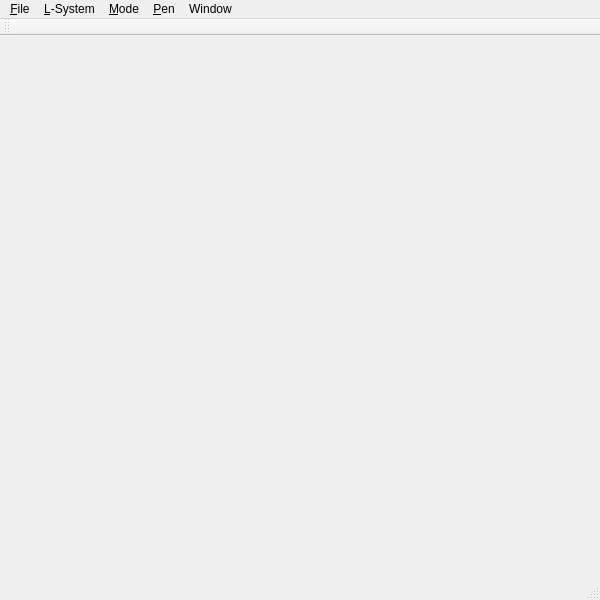
<?xml version="1.0" encoding="UTF-8"?>
<ui version="4.0">
 <class>MainWindowClass</class>
 <widget class="QMainWindow" name="MainWindowClass">
  <property name="geometry">
   <rect>
    <x>0</x>
    <y>0</y>
    <width>600</width>
    <height>600</height>
   </rect>
  </property>
  <property name="windowTitle">
   <string>Sketch Application</string>
  </property>
  <widget class="QWidget" name="centralWidget"/>
  <widget class="QMenuBar" name="menuBar">
   <property name="geometry">
    <rect>
     <x>0</x>
     <y>0</y>
     <width>600</width>
     <height>21</height>
    </rect>
   </property>
   <widget class="QMenu" name="menuFile">
    <property name="title">
     <string>&amp;File</string>
    </property>
    <addaction name="actionNewSketch"/>
    <addaction name="actionLoadSketch"/>
    <addaction name="actionSaveSketch"/>
    <addaction name="separator"/>
    <addaction name="actionSaveImage"/>
    <addaction name="separator"/>
    <addaction name="actionLoadCamera"/>
    <addaction name="actionSaveCamera"/>
    <addaction name="actionResetCamera"/>
    <addaction name="separator"/>
    <addaction name="actionExit"/>
   </widget>
   <widget class="QMenu" name="menuL_System">
    <property name="title">
     <string>&amp;L-System</string>
    </property>
    <addaction name="actionRandomGeneration"/>
    <addaction name="actionGreedyInverse"/>
   </widget>
   <widget class="QMenu" name="menuMode">
    <property name="title">
     <string>&amp;Mode</string>
    </property>
    <addaction name="actionModeSketch"/>
    <addaction name="actionMode3DView"/>
   </widget>
   <widget class="QMenu" name="menuPen">
    <property name="title">
     <string>&amp;Pen</string>
    </property>
    <widget class="QMenu" name="menuColor">
     <property name="title">
      <string>&amp;Color</string>
     </property>
     <addaction name="actionPenColorBranch"/>
     <addaction name="actionPenColorLeaf"/>
    </widget>
    <widget class="QMenu" name="menuWidth">
     <property name="title">
      <string>&amp;Width</string>
     </property>
     <addaction name="actionPenWidth20"/>
     <addaction name="actionPenWidth10"/>
     <addaction name="actionPenWidth5"/>
    </widget>
    <addaction name="menuColor"/>
    <addaction name="menuWidth"/>
   </widget>
   <widget class="QMenu" name="menuWindow">
    <property name="title">
     <string>Window</string>
    </property>
    <addaction name="actionOptions"/>
   </widget>
   <addaction name="menuFile"/>
   <addaction name="menuL_System"/>
   <addaction name="menuMode"/>
   <addaction name="menuPen"/>
   <addaction name="menuWindow"/>
  </widget>
  <widget class="QToolBar" name="mainToolBar">
   <attribute name="toolBarArea">
    <enum>TopToolBarArea</enum>
   </attribute>
   <attribute name="toolBarBreak">
    <bool>false</bool>
   </attribute>
  </widget>
  <widget class="QStatusBar" name="statusBar"/>
  <action name="actionExit">
   <property name="text">
    <string>&amp;Exit</string>
   </property>
   <property name="shortcut">
    <string>Ctrl+Q</string>
   </property>
  </action>
  <action name="actionGreedyInverse">
   <property name="text">
    <string>&amp;Greedy Inverse</string>
   </property>
   <property name="shortcut">
    <string>Ctrl+I</string>
   </property>
  </action>
  <action name="actionSaveImage">
   <property name="text">
    <string>Save Image</string>
   </property>
  </action>
  <action name="actionModeSketch">
   <property name="checkable">
    <bool>true</bool>
   </property>
   <property name="checked">
    <bool>true</bool>
   </property>
   <property name="text">
    <string>Sketch</string>
   </property>
  </action>
  <action name="actionMode3DView">
   <property name="checkable">
    <bool>true</bool>
   </property>
   <property name="text">
    <string>3D View</string>
   </property>
  </action>
  <action name="actionRandomGeneration_2">
   <property name="text">
    <string>Random Generation</string>
   </property>
  </action>
  <action name="actionRandomGeneration">
   <property name="text">
    <string>&amp;Random Generation</string>
   </property>
   <property name="shortcut">
    <string>Ctrl+R</string>
   </property>
  </action>
  <action name="actionLoadSketch">
   <property name="text">
    <string>&amp;Load Sketch</string>
   </property>
   <property name="shortcut">
    <string>Ctrl+O</string>
   </property>
  </action>
  <action name="actionSaveSketch">
   <property name="text">
    <string>&amp;Save Sketch</string>
   </property>
   <property name="shortcut">
    <string>Ctrl+S</string>
   </property>
  </action>
  <action name="actionNewSketch">
   <property name="text">
    <string>&amp;New Sketch</string>
   </property>
   <property name="shortcut">
    <string>Ctrl+N</string>
   </property>
  </action>
  <action name="actionPenColorBranch">
   <property name="checkable">
    <bool>true</bool>
   </property>
   <property name="text">
    <string>Branch</string>
   </property>
  </action>
  <action name="actionPenColorLeaf">
   <property name="checkable">
    <bool>true</bool>
   </property>
   <property name="text">
    <string>Leaf</string>
   </property>
  </action>
  <action name="actionPenWidth20">
   <property name="checkable">
    <bool>true</bool>
   </property>
   <property name="text">
    <string>20</string>
   </property>
  </action>
  <action name="actionPenWidth10">
   <property name="checkable">
    <bool>true</bool>
   </property>
   <property name="text">
    <string>10</string>
   </property>
  </action>
  <action name="actionPenWidth5">
   <property name="checkable">
    <bool>true</bool>
   </property>
   <property name="text">
    <string>5</string>
   </property>
  </action>
  <action name="actionLoadCamera">
   <property name="text">
    <string>Load Camera</string>
   </property>
  </action>
  <action name="actionSaveCamera">
   <property name="text">
    <string>Save Camera</string>
   </property>
  </action>
  <action name="actionResetCamera">
   <property name="text">
    <string>Reset Camera</string>
   </property>
  </action>
  <action name="actionOptions">
   <property name="text">
    <string>Options</string>
   </property>
  </action>
 </widget>
 <layoutdefault spacing="6" margin="11"/>
 <resources>
  <include location="MainWindow.qrc"/>
 </resources>
 <connections/>
</ui>
